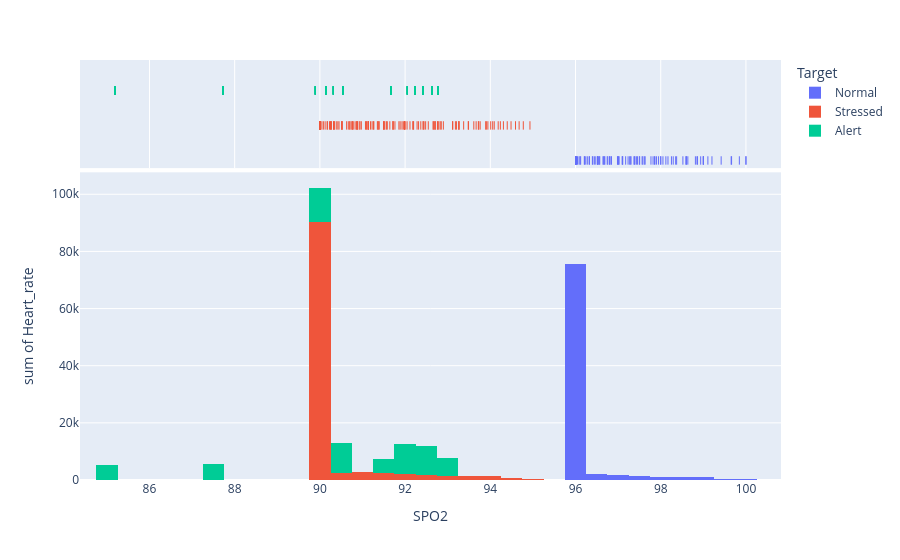

This figure's notebook cell:
### Code cell
# make histogram for timestamp with Heart_rate column

fig = px.histogram(df, x="SPO2", y="Heart_rate", color="Target", marginal="rug",
                     hover_data=df.columns)
fig.show()

### Figure 1 — Plotly figure (JSON) as saved in the notebook; plotly's stock layout.template omitted (floating-point values rounded to 4 significant figures; data arrays with more than 128 entries replaced by an {"elided": "..."} marker saying what was removed)
{"data": [{"alignmentgroup": "True", "bingroup": "x", "histfunc": "sum", "hovertemplate": "Target=Normal<br>SPO2=%{x}<br>sum of Heart_rate=%{y}<extra></extra>", "legendgroup": "Normal", "marker": {"color": "#636efa", "pattern": {"shape": ""}}, "name": "Normal", "offsetgroup": "Normal", "orientation": "v", "showlegend": true, "type": "histogram", "x": {"elided": "720 float values"}, "xaxis": "x", "y": {"elided": "720 int values"}, "yaxis": "y"}, {"alignmentgroup": "True", "boxpoints": "all", "customdata": {"elided": "720x2 mixed values"}, "fillcolor": "rgba(255,255,255,0)", "hoveron": "points", "hovertemplate": "Target=%{customdata[1]}<br>SPO2=%{x}<br>Skin_temp=%{customdata[0]}<extra></extra>", "jitter": 0, "legendgroup": "Normal", "line": {"color": "rgba(255,255,255,0)"}, "marker": {"color": "#636efa", "symbol": "line-ns-open"}, "name": "Normal", "offsetgroup": "Normal", "showlegend": false, "type": "box", "x": {"elided": "720 float values"}, "xaxis": "x2", "yaxis": "y2"}, {"alignmentgroup": "True", "bingroup": "x", "histfunc": "sum", "hovertemplate": "Target=Stressed<br>SPO2=%{x}<br>sum of Heart_rate=%{y}<extra></extra>", "legendgroup": "Stressed", "marker": {"color": "#EF553B", "pattern": {"shape": ""}}, "name": "Stressed", "offsetgroup": "Stressed", "orientation": "v", "showlegend": true, "type": "histogram", "x": {"elided": "720 float values"}, "xaxis": "x", "y": {"elided": "720 int values"}, "yaxis": "y"}, {"alignmentgroup": "True", "boxpoints": "all", "customdata": {"elided": "720x2 mixed values"}, "fillcolor": "rgba(255,255,255,0)", "hoveron": "points", "hovertemplate": "Target=%{customdata[1]}<br>SPO2=%{x}<br>Skin_temp=%{customdata[0]}<extra></extra>", "jitter": 0, "legendgroup": "Stressed", "line": {"color": "rgba(255,255,255,0)"}, "marker": {"color": "#EF553B", "symbol": "line-ns-open"}, "name": "Stressed", "offsetgroup": "Stressed", "showlegend": false, "type": "box", "x": {"elided": "720 float values"}, "xaxis": "x2", "yaxis": "y2"}, {"alignmentgroup": "True", "bingroup": "x", "histfunc": "sum", "hovertemplate": "Target=Alert<br>SPO2=%{x}<br>sum of Heart_rate=%{y}<extra></extra>", "legendgroup": "Alert", "marker": {"color": "#00cc96", "pattern": {"shape": ""}}, "name": "Alert", "offsetgroup": "Alert", "orientation": "v", "showlegend": true, "type": "histogram", "x": {"elided": "360 float values"}, "xaxis": "x", "y": {"elided": "360 int values"}, "yaxis": "y"}, {"alignmentgroup": "True", "boxpoints": "all", "customdata": {"elided": "360x2 mixed values"}, "fillcolor": "rgba(255,255,255,0)", "hoveron": "points", "hovertemplate": "Target=%{customdata[1]}<br>SPO2=%{x}<br>Skin_temp=%{customdata[0]}<extra></extra>", "jitter": 0, "legendgroup": "Alert", "line": {"color": "rgba(255,255,255,0)"}, "marker": {"color": "#00cc96", "symbol": "line-ns-open"}, "name": "Alert", "offsetgroup": "Alert", "showlegend": false, "type": "box", "x": {"elided": "360 float values"}, "xaxis": "x2", "yaxis": "y2"}], "layout": {"barmode": "relative", "legend": {"title": {"text": "Target"}, "tracegroupgap": 0}, "margin": {"t": 60}, "xaxis": {"anchor": "y", "domain": [0, 1], "title": {"text": "SPO2"}}, "xaxis2": {"anchor": "y2", "domain": [0, 1], "matches": "x", "showgrid": true, "showticklabels": false}, "yaxis": {"anchor": "x", "domain": [0, 0.7326], "title": {"text": "sum of Heart_rate"}}, "yaxis2": {"anchor": "x2", "domain": [0.7426, 1], "matches": "y2", "showgrid": false, "showline": false, "showticklabels": false, "ticks": ""}}}
